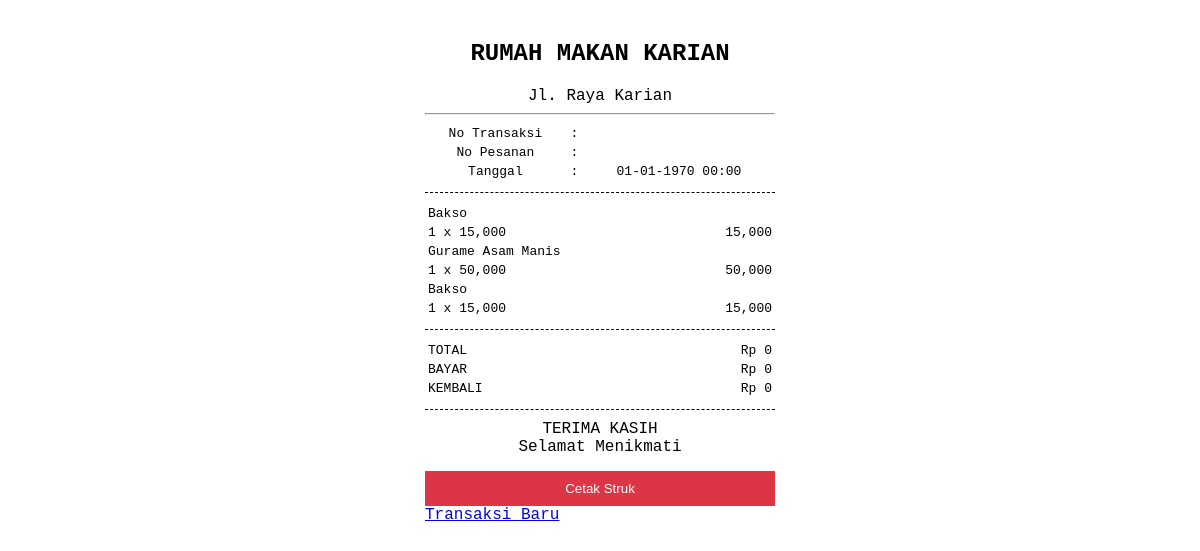
Page /transaksi/struk.php on the committed database.
### tables this page shows
CREATE TABLE `detail_transaksi` (
  `id_detail` int(11) NOT NULL,
  `id_transaksi` int(11) DEFAULT NULL,
  `nama_menu` varchar(100) DEFAULT NULL,
  `harga` int(11) DEFAULT NULL,
  `qty` int(11) DEFAULT NULL,
  `subtotal` int(11) DEFAULT NULL
);

### transaksi/struk.php (the view, shortened to what this page needs)
<?php
include '../config/koneksi.php';
$id = $_GET['id'];
$trx = mysqli_query($conn,"
SELECT *
FROM transaksi
WHERE id_transaksi='$id'
");
$t = mysqli_fetch_assoc($trx);
$detail = mysqli_query($conn,"
SELECT *
FROM detail_transaksi
WHERE id_transaksi='$id'
");
?>
<!DOCTYPE html>
<html>
<head>
</head>
<body>
<div class="center">
<h2>RUMAH MAKAN KARIAN</h2>
Jl. Raya Karian
<hr>
<table width="100%">
<table width="100%" style="font-size:13px;">
<tr>
<td width="40%">No Transaksi</td>
<td width="5%">:</td>
<td>
</td>
</tr>
<tr>
<td>No Pesanan</td>
<td>:</td>
<td>
</td>
</tr>
<tr>
<td>Tanggal</td>
<td>:</td>
<td>
<?= date('d-m-Y H:i', strtotime($t['tanggal'])); ?>
</td>
</tr>
</table>
</div>
<div class="line"></div>
<table>
<?php
while($d=mysqli_fetch_assoc($detail)){
?>
<tr>
<td colspan="3">
<?= $d['nama_menu']; ?>
</td>
</tr>
<tr>
<td>
<?= $d['qty']; ?> x
<?= number_format($d['harga']); ?>
</td>
<td></td>
<td align="right">
<?= number_format($d['subtotal']); ?>
</td>
</tr>
<?php } ?>
</table>
<div class="line"></div>
<table>
<tr>
<td>
TOTAL
</td>
<td align="right">
Rp <?= number_format($t['total']); ?>
</td>
</tr>
<tr>
<td>
BAYAR
</td>
<td align="right">
Rp <?= number_format($t['bayar']); ?>
</td>
</tr>
<tr>
<td>
KEMBALI
</td>
<td align="right">
Rp <?= number_format($t['kembalian']); ?>
</td>
</tr>
</table>
<div class="line"></div>
<div class="center">
TERIMA KASIH
<br>
Selamat Menikmati
</div>
<button
onclick="window.print()"
class="btn">
Cetak Struk
</button>
<a
href="../menu/tampil.php"
class="btn-menu">
Transaksi Baru
</a>
</body>
</html>

### transaksi/struk.php (style rules this page uses)
body { font-family:Courier New; width:350px; margin:auto; padding:20px; }
.center { text-align:center; }
.line { border-top:1px dashed black; margin:10px 0; }
table { width:100%; font-size:13px; }
.btn { padding:10px; background:#dc3545; color:white; border:none; cursor:pointer; width:100%; margin-top:15px; }

### rows in the picture
detail_transaksi: nama_menu "Bakso", qty "1", harga "15,000", subtotal "15,000"
detail_transaksi: nama_menu "Gurame Asam Manis", qty "1", harga "50,000", subtotal "50,000"
detail_transaksi: nama_menu "Bakso", qty "1", harga "15,000", subtotal "15,000"

### other values in the picture
date('d-m-Y H:i', strtotime($t['tanggal'])) "01-01-1970 00:00"
$t['total'] "0"
$t['bayar'] "0"
$t['kembalian'] "0"
